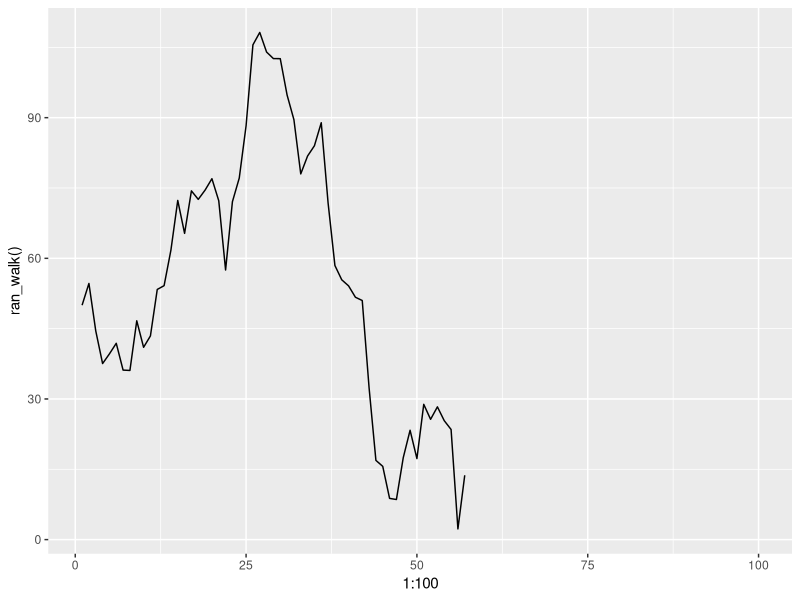
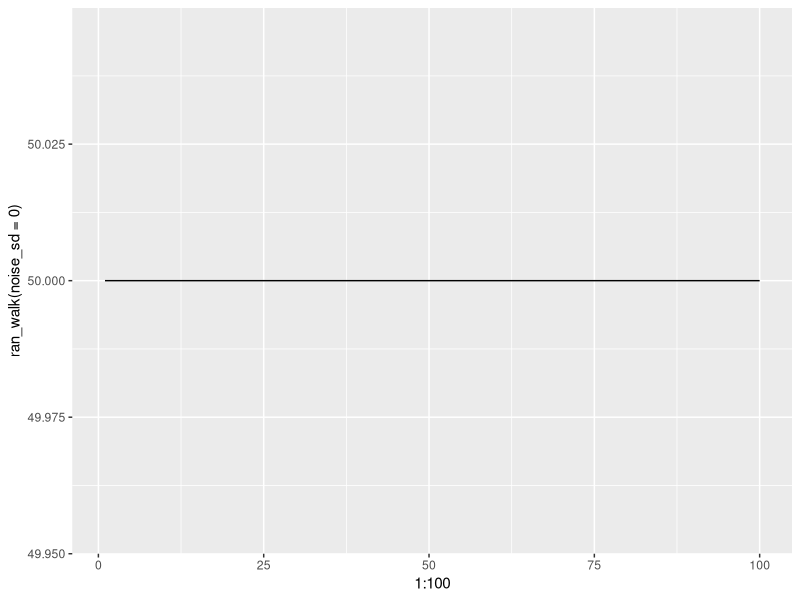
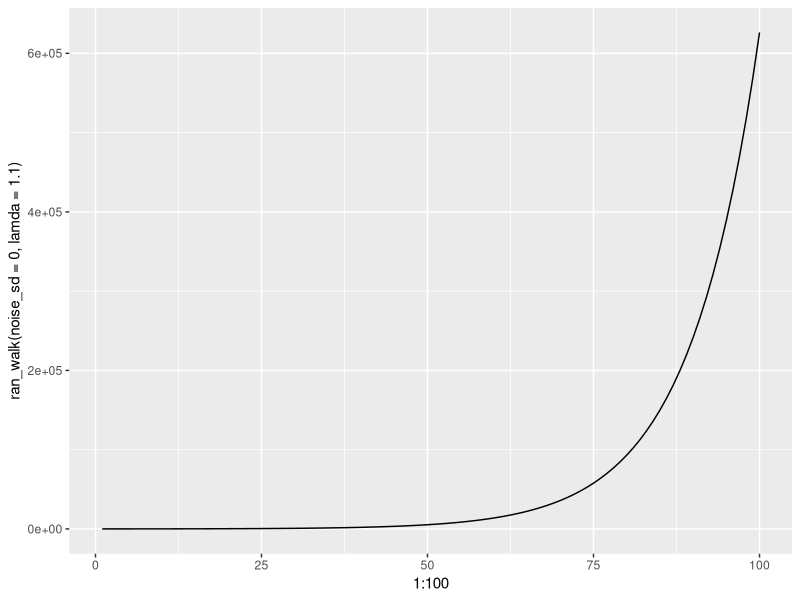
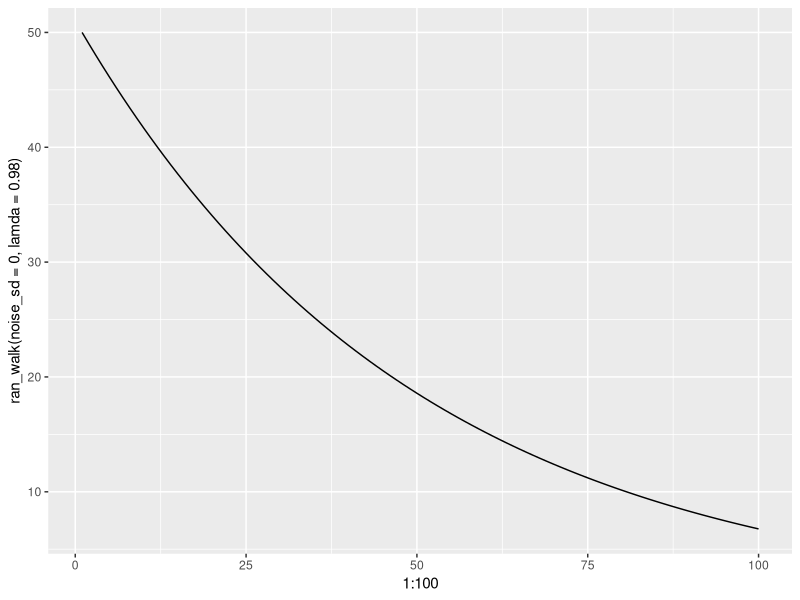
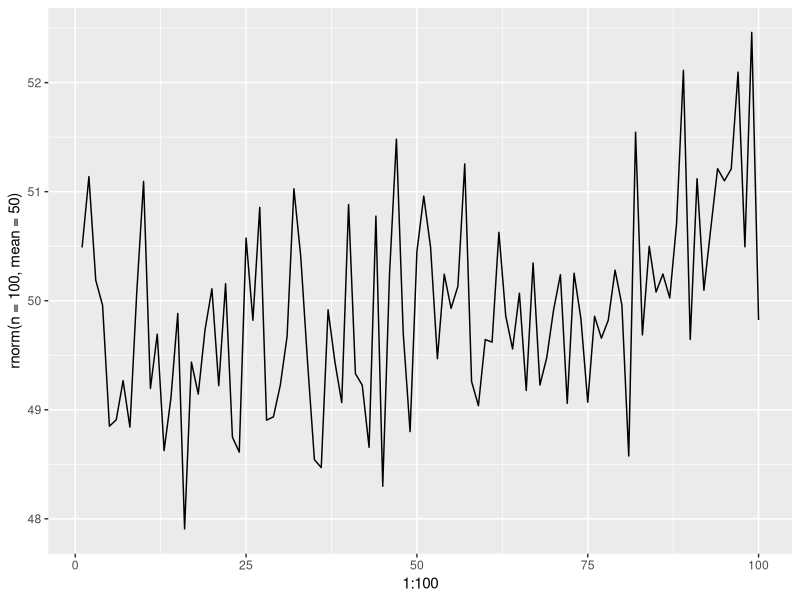

The R source for these figures, in order:
# Random walk example
# NWKM
# 2/20/2025
#
# FUNCTION: ran_walk
# stochastic random walk
# input: times = number of time steps
#         n1 = initial population size (= n[1])
#         lambda = finite rate of increase
#         noise_sd = sd of a normal distribution with mean 0
# output: vector n with population size > 0
#         until extinction, then NA
#
# if lamda = 1.0, there will be no change in time step
# if lamda = 1.1, there will be a 10% increase each time step
# if lamda = 0.98, there will be a 2% decrease each time step
#
# if lamda is > 1, we have a living organism
#
# with stochastic, each time step can be up or down, but on average
# will be 0 due to normal distribution
# will keep track of what happens until we hit 0
# in terms of real population, thats extinction <- this is where break comes into play
# ------------------------------------------------------------------------------------


library(ggplot2)
ran_walk <- function(times=100,
                     n1=50,
                     lamda = 1.00,
                     noise_sd = 10) {
  n <- rep(NA, times) # create output vector
  n[1] <- n1 # initial population size
  noise <- rnorm(n = times, mean = 0, sd = noise_sd) # create noise vector
  # on average, noise should be 0 but some will be pos and some will be neg
  for(i in 1:(times-1)) {
    n[i+1] <- lamda*n[i] + noise[i]
   if(n[i + 1] <= 0) {
      n[i + 1] <- NA
      cat("Population extinction at time", i+1, "\n")
      break
    }
  }
  return(n)
}

# Testing ran_walk() function
# This function is an example of something that needs to be done in a for-loop
# do we want stop instead of break?
ran_walk()

# Using qplot <- but it was deprecated in 3.4.0 so be careful
qplot(x = 1:100, y=ran_walk(), geom="line")
# The NAs help us keep x-axis at 100

# Now, time for test cases - o boy
qplot(x = 1:100, y=ran_walk(noise_sd=0), geom="line")
# Checking our math, we see setting noise to 0 we get no change
# i.e. population stays stable

# now testing growth
qplot(x = 1:100, y=ran_walk(noise_sd = 0, lamda = 1.1), geom="line")
# As we see, exponential growth, now lets see decay
qplot(x = 1:100, y=ran_walk(noise_sd = 0, lamda = 0.98), geom="line")

# Pure white noise
qplot(x = 1:100, y=rnorm(n = 100, mean = 50), geom="line")

# Could use round() function to keep integers
# for sexual reproduction, what if all same sex? use unisexExtinct == runif(1) <= 2*(0.5)^n
# environmental noise not random walk -- add rnorm(0,1)
# measurement error -- add rnorm(0,1) for 0's w/o extinction

